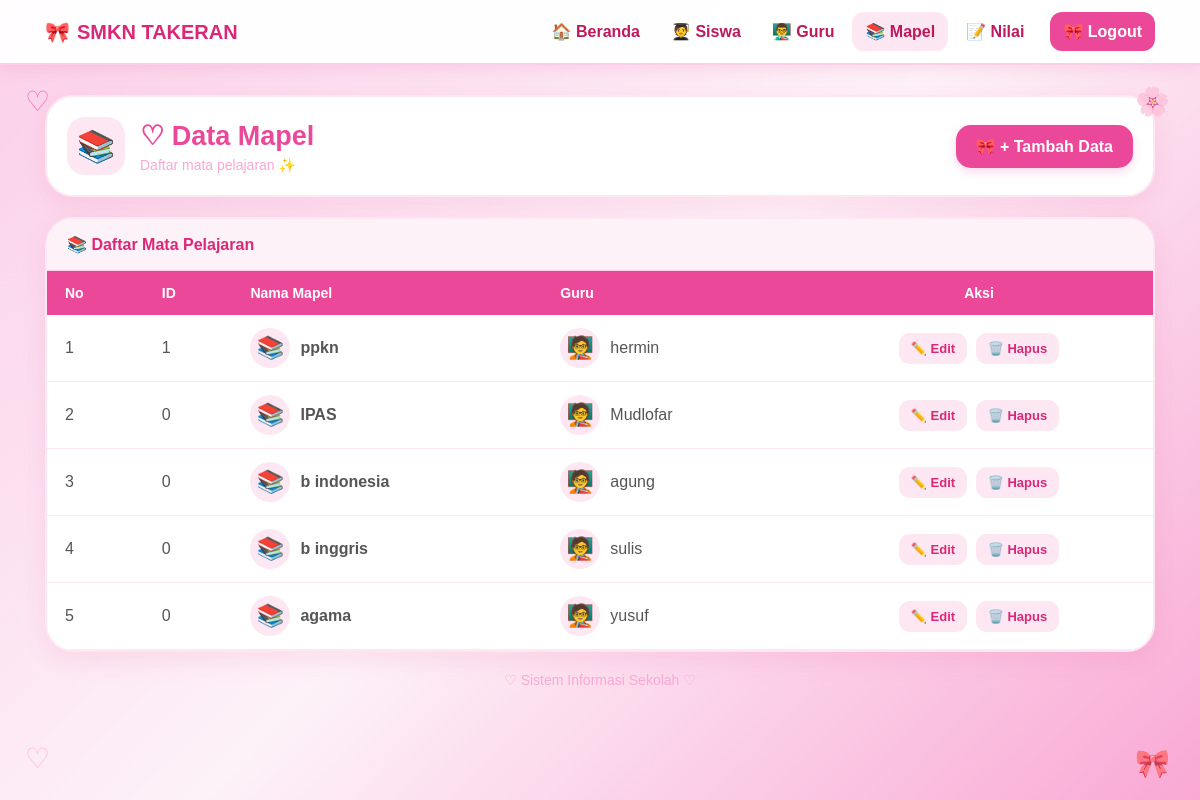
The page /mapel/index.php on the database its author committed.
### tables this page shows
CREATE TABLE `mapel` (
  `id_mapel` int(8) NOT NULL,
  `nama_mapel` varchar(50) NOT NULL,
  `guru` varchar(50) NOT NULL
);

### mapel/index.php (the view, shortened to what this page needs)
<?php
include "koneksi.php";
$query = mysqli_query($koneksi, "SELECT * FROM mapel");
?>
<!DOCTYPE html>
<html lang="id">
<head>
</head>
<body>
    <nav class="navbar">
        <div class="navbar-container">
            <a href="../index.php" class="logo">
                <span>🎀</span>SMKN TAKERAN
            </a>
            <div class="nav-menu">
                <a href="../index.php">
                    🏠 Beranda
                </a>
                <a href="../siswa">
                    🧑‍🎓 Siswa
                </a>
                <a href="../guru">
                    👨‍🏫 Guru
                </a>
                <a href="../mapel" class="active">
                    📚 Mapel
                </a>
                <a href="../nilai">
                    📝 Nilai
                </a>
                <a href="../logout.php" class="logout">
                    🎀 Logout
                </a>
            </div>
        </div>
    </nav>
    <div class="hiasan hiasan-1">
        ♡
    </div>
    <div class="hiasan hiasan-2">
        🌸
    </div>
    <div class="hiasan hiasan-3">
        ♡
    </div>
    <div class="hiasan hiasan-4">
        🎀
    </div>
    <div class="container">
        <div class="header-card">
            <div class="header-content">
                <div class="header-left">
                    <div class="icon-box">
                        📚
                    </div>
                    <div>
                        <h1 class="title">
                            ♡ Data Mapel
                        </h1>
                        <p class="subtitle">
                            Daftar mata pelajaran ✨
                        </p>
                    </div>
                </div>
                <a href="tambah.php" class="btn-tambah">
                    🎀 + Tambah Data
                </a>
            </div>
        </div>
        <div class="table-card">
            <div class="table-title">
                📚 Daftar Mata Pelajaran
            </div>
            <div class="table-wrapper">
                <table>
                    <thead>
                        <tr>
                            <th>
                                No
                            </th>
                            <th>
                                ID
                            </th>
                            <th>
                                Nama Mapel
                            </th>
                            <th>
                                Guru
                            </th>
                            <th style="text-align:center;">
                                Aksi
                            </th>
                        </tr>
                    </thead>
                    <tbody>
                        <?php
                        $no = 1;
                        while ($data = mysqli_fetch_array($query)) {
                        ?>
                            <tr>
                                <td>
                                    <?php echo $no++; ?>
                                </td>
                                <td>
                                    <?php echo $data['id_mapel']; ?>
                                </td>
                                <td>
                                    <div class="nama-box">
                                        <div class="data-icon">
                                            📚
                                        </div>
                                        <span class="nama">
                                            <?php echo $data['nama_mapel']; ?>
                                        </span>
                                    </div>
                                </td>
                                <td>
                                    <div class="guru-box">
                                        <div class="data-icon">
                                            🧑‍🏫
                                        </div>
                                        <span>
                                            <?php echo $data['guru']; ?>
                                        </span>
                                    </div>
                                </td>
                                <td class="aksi">
                                    <a
                                        href="edit.php?id_mapel=<?php echo $data['id_mapel']; ?>"
                                        class="btn-edit">
                                        ✏️ Edit
                                    </a>
                                    <a
                                        href="hapus.php?id_mapel=<?php echo $data['id_mapel']; ?>"
                                        onclick="return confirm('Hapus Data?')"
                                        class="btn-hapus">
                                        🗑️ Hapus
                                    </a>
                                </td>
                            </tr>
                        <?php
                        }
                        ?>
                    </tbody>
                </table>
            </div>
        </div>
        <div class="footer">
            ♡ Sistem Informasi Sekolah ♡
        </div>
    </div>
</body>
</html>

### mapel/index.php (style rules this page uses)
* { box-sizing: border-box; margin: 0; padding: 0; }
body { min-height: 100vh; font-family: Arial, sans-serif; background: linear-gradient(135deg, #fbcfe8, #fdf2f8, #f9a8d4); color: #6b2148; }
.navbar { position: fixed; top: 0; left: 0; right: 0; height: 65px; background: rgba(255, 255, 255, 0.96); border-bottom: 2px solid #fbcfe8; box-shadow: 0 3px 15px rgba(236, 72, 153, 0.15); z-index: 1000; }
.navbar-container { max-width: 1150px; height: 100%; margin: auto; padding: 0 20px; display: flex; align-items: center; justify-content: space-between; }
.logo { text-decoration: none; color: #db2777; font-size: 20px; font-weight: bold; }
.logo span { margin-right: 7px; }
.nav-menu { display: flex; align-items: center; gap: 5px; }
.nav-menu a { text-decoration: none; color: #be185d; font-weight: bold; padding: 10px 13px; border-radius: 12px; transition: 0.3s; }
.nav-menu .active { background: #fce7f3; }
.nav-menu .logout { background: #ec4899; color: white; margin-left: 8px; }
.container { max-width: 1150px; margin: auto; padding: 95px 20px 30px; }
.hiasan { position: fixed; font-size: 28px; z-index: 1; opacity: 0.7; }
.hiasan-1 { top: 85px; left: 25px; color: #ec4899; }
.hiasan-2 { top: 85px; right: 30px; }
.hiasan-3 { bottom: 25px; left: 25px; color: #f9a8d4; }
.hiasan-4 { bottom: 20px; right: 30px; }
.header-card { background: white; border: 2px solid #fce7f3; border-radius: 28px; padding: 20px; margin-bottom: 20px; box-shadow: 0 8px 25px rgba(236, 72, 153, 0.12); }
.header-content { display: flex; align-items: center; justify-content: space-between; gap: 20px; }
.header-left { display: flex; align-items: center; gap: 15px; }
.icon-box { width: 58px; height: 58px; background: #fce7f3; border-radius: 18px; display: flex; align-items: center; justify-content: center; font-size: 31px; }
.title { color: #ec4899; font-size: 27px; font-weight: bold; }
.subtitle { color: #f9a8d4; font-size: 14px; margin-top: 5px; }
.btn-tambah { display: inline-block; text-decoration: none; background: #ec4899; color: white; padding: 12px 20px; border-radius: 15px; font-weight: bold; transition: 0.3s; box-shadow: 0 4px 10px rgba(236, 72, 153, 0.2); }
.table-card { background: white; border: 2px solid #fce7f3; border-radius: 28px; overflow: hidden; box-shadow: 0 8px 25px rgba(236, 72, 153, 0.12); }
.table-title { background: #fdf2f8; padding: 16px 20px; border-bottom: 1px solid #fbcfe8; color: #db2777; font-weight: bold; }
.table-wrapper { overflow-x: auto; }
table { width: 100%; border-collapse: collapse; }
thead { background: #ec4899; color: white; }
th { padding: 14px 18px; text-align: left; font-size: 14px; }
td { padding: 13px 18px; border-bottom: 1px solid #fce7f3; color: #555; }
.nama-box, .guru-box { display: flex; align-items: center; gap: 10px; }
.data-icon { width: 40px; height: 40px; background: #fce7f3; border-radius: 50%; display: flex; align-items: center; justify-content: center; font-size: 22px; }
.nama { font-weight: bold; color: #555; }
.aksi { text-align: center; white-space: nowrap; }
.btn-edit, .btn-hapus { display: inline-block; text-decoration: none; padding: 8px 12px; border-radius: 11px; font-weight: bold; font-size: 13px; transition: 0.3s; }
.btn-edit { background: #fce7f3; color: #db2777; }
.btn-hapus { background: #fce7f3; color: #db2777; margin-left: 4px; }
.footer { text-align: center; margin-top: 20px; color: #f9a8d4; font-size: 14px; }

### rows shown on the page
mapel: id_mapel "1", nama_mapel "ppkn", guru "hermin"
mapel: id_mapel "0", nama_mapel "IPAS", guru "Mudlofar"
mapel: id_mapel "0", nama_mapel "b indonesia", guru "agung"
mapel: id_mapel "0", nama_mapel "b inggris", guru "sulis"
mapel: id_mapel "0", nama_mapel "agama", guru "yusuf"
